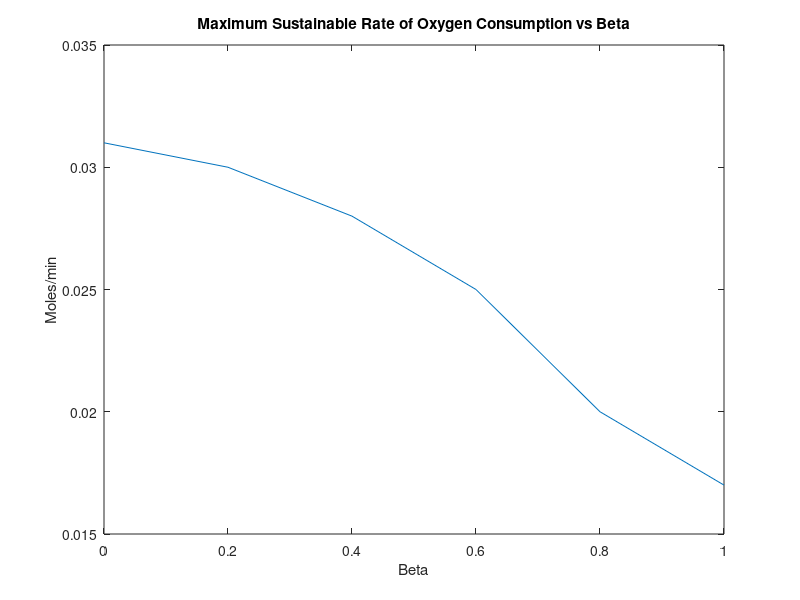

Write the MATLAB code that produced this figure.
% Task 4
clear; clc;

% Trial and Error: Beta values and its corresponding maximum M value are both noted below.

betaList = [0 0.2 0.4 0.6 0.8 1.0];
MList = [0.031 0.030 0.028 0.025 0.020 0.017];

plot(betaList, MList)
title('Maximum Sustainable Rate of Oxygen Consumption vs Beta')
xlabel('Beta')
ylabel('Moles/min')
